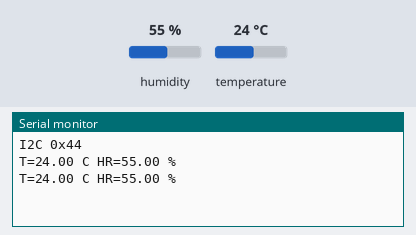
Bench run of a sketch on a simulated ESP32. On the bench: the last lines printed to the serial monitor. Wiring (inferred from the names in the program): SHT3x sensor at I2C address 0x44. The test bench sets the inputs (shaded band); at power-on: humidity 55 %, temperature 24 °C.

Above: at 4.8 s.
4.9 s: humidity set to 22 %
At 6.6 s:
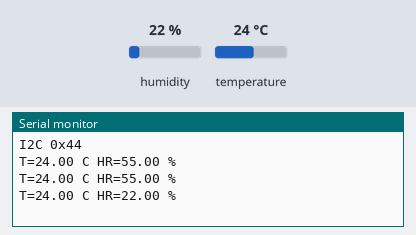
7.9 s: temperature set to 12 °C
At 9.3 s:
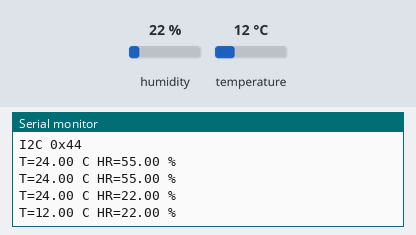
10.9 s: humidity set to 40 %
At 12.4 s:
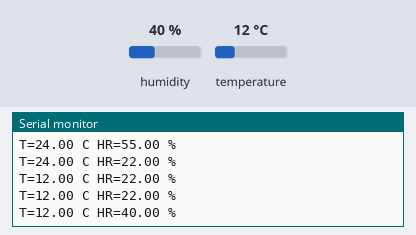
Timing chart, 0 to 13.9 s (numbered marks = the images above; inputs shaded):
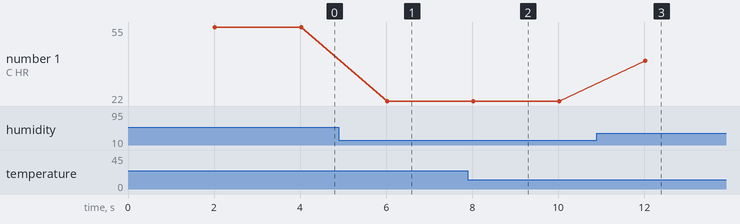

The sketch:

i2c_sht31.ino
```cpp
#include <Arduino.h>
#include <Wire.h>
const uint8_t SENSOR = 0x44;
uint32_t inicio = 0, ultimo = 0;
bool esperando = false;
uint8_t crc8(const uint8_t *b) {
  uint8_t c = 0xFF;
  for (int i = 0; i < 2; i++) {
    c ^= b[i];
    for (int k = 0; k < 8; k++)
      c = (c & 0x80) ? (c << 1) ^ 0x31 : c << 1;
  }
  return c;
}
void setup() {
  Serial.begin(115200);
  Wire.begin(21, 22);
  Wire.setTimeOut(50);
  for (uint8_t a = 1; a < 127; a++) {
    Wire.beginTransmission(a);
    if (Wire.endTransmission() == 0)
      Serial.printf("I2C 0x%02X\n", a);
  }
}
void loop() {
  uint32_t ahora = millis();
  if (!esperando && ahora - ultimo >= 2000) {
    ultimo = ahora;
    Wire.beginTransmission(SENSOR);
    Wire.write(0x24);
    Wire.write(0x00);
    if (Wire.endTransmission() != 0) {
      Serial.println("SHT31 ausente");
      return;
    }
    inicio = ahora;
    esperando = true;
  }
  if (esperando && ahora - inicio >= 20) {
    esperando = false;
    if (Wire.requestFrom(SENSOR, uint8_t(6)) != 6) {
      Serial.println("Lectura incompleta");
      return;
    }
    uint8_t b[6];
    for (auto &x : b)
      x = Wire.read();
    if (crc8(b) != b[2] || crc8(b + 3) != b[5]) {
      Serial.println("CRC invalido");
      return;
    }
    float t = -45 + 175 * float((b[0] << 8) | b[1]) / 65535;
    float h = 100 * float((b[3] << 8) | b[4]) / 65535;
    Serial.printf("T=%.2f C HR=%.2f %%\n", t, h);
  }
}
```

Measured:
- after the input at 4.9 s, the serial monitor: prints a new line after 1.1 s (image 1)
- after the input at 7.9 s, the serial monitor: prints a new line after 0.12 s (image 2)
- after the input at 10.9 s, the serial monitor: prints a new line after 1.1 s (image 3)
- plotted number 1: 55 → 22 after the input at 4.9 s, 22 → 40 after the input at 10.9 s
